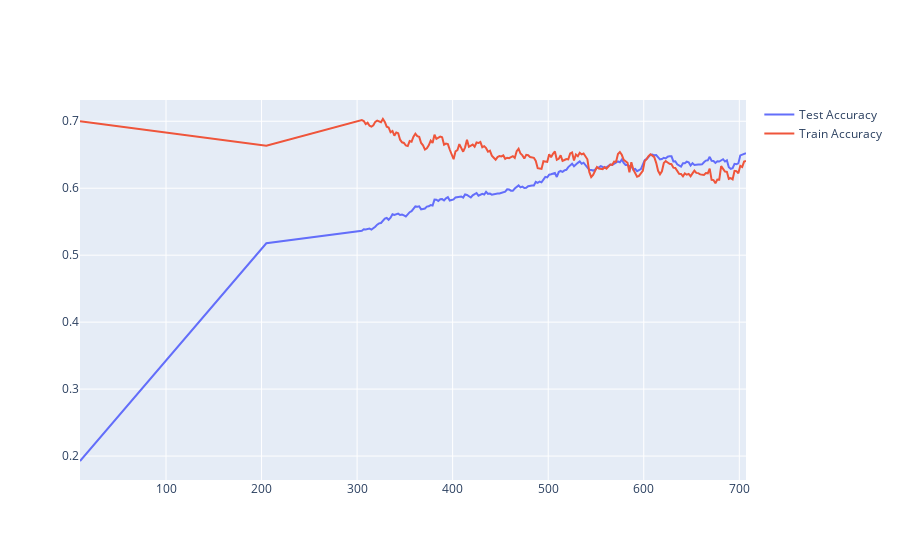

Notebook code cell kept with this figure:
### Code cell
import plotly.graph_objects as go

fig = go.Figure()

test_acc = OC.test_acc
train_acc = OC.train_acc
f1_scores = OC.f1_scores
num_annotations = OC.num_annotations

fig.add_trace(go.Scatter(x=num_annotations, y=test_acc,
                    mode='lines',
                    name='Test Accuracy'))
fig.add_trace(go.Scatter(x=num_annotations, y=train_acc,
                    mode='lines',
                    name='Train Accuracy'))

fig.show()

### Figure 1 — Plotly figure (JSON) as saved in the notebook; plotly's stock layout.template omitted (floating-point values rounded to 4 significant figures; data arrays with more than 128 entries replaced by an {"elided": "..."} marker saying what was removed)
{"data": [{"mode": "lines", "name": "Test Accuracy", "type": "scatter", "x": {"elided": "407 int values"}, "y": {"elided": "407 float values"}}, {"mode": "lines", "name": "Train Accuracy", "type": "scatter", "x": {"elided": "407 int values"}, "y": {"elided": "407 float values"}}], "layout": {}}
